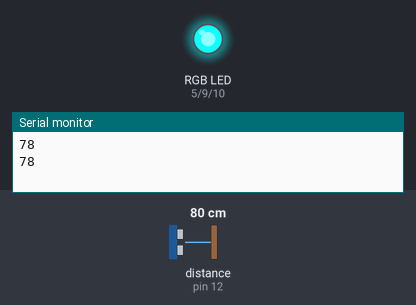
Recording of a sketch running on a simulated Arduino Uno, built with avr-gcc and run on an emulated ATmega328P. Parts: an RGB LED mixed from three pins (HIGH = lit), the last lines printed to the serial monitor. Wiring (inferred from the names in the program): ultrasonic range finder: trigger pin 13; echo pin 12. The inputs (shaded band) are chosen by the test bench; at power-on: distance to the obstacle (sensor on pin 12) 80 cm. The echo pulse lasts 58.3 µs per cm; pins used as bus, display or sensor lines are not drawn.

Above: at 1.8 s.
1.9 s: distance to the obstacle (sensor on pin 12) set to 75 cm
At 2.9 s:
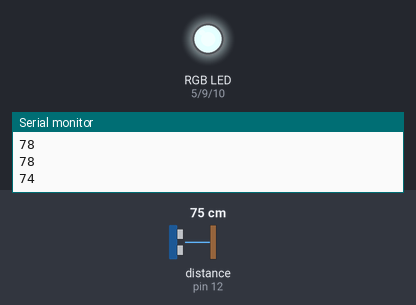
3.5 s: distance to the obstacle (sensor on pin 12) set to 9 cm
At 4.6 s:
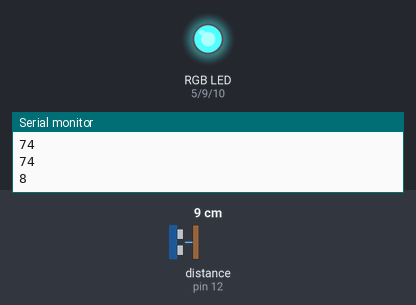
5.5 s: distance to the obstacle (sensor on pin 12) set to 18 cm
At 7.5 s:
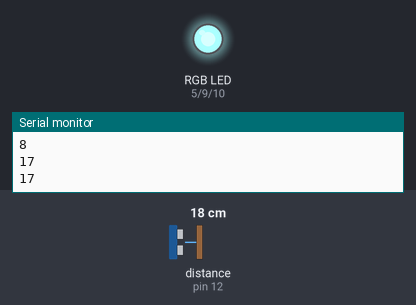
Timing chart, 0 to 9.0 s (numbered marks = the images above; inputs shaded):
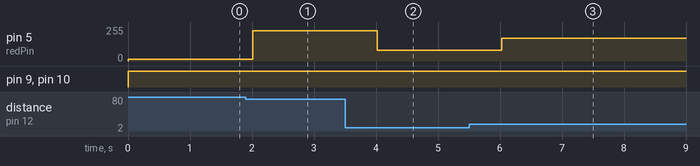

The sketch:

LAB_7_Ultrasonic_Sensor_Spec.2.ino
```cpp
#define trigPin 13
#define echoPin 12
//#define BUZZER 6
#define redPin 5
#define greenPin 9
#define bluePin 10

void setup() {
  Serial.begin (9600);

  pinMode(trigPin, OUTPUT);
  pinMode(echoPin, INPUT);
  pinMode(redPin, OUTPUT);
  pinMode(greenPin, OUTPUT);
  pinMode(bluePin, OUTPUT);
}

void loop() {
  long duration, distance;
//(1) : generate ultrasonic waveform
  digitalWrite(trigPin, LOW);
  delayMicroseconds(2);
  digitalWrite(trigPin, HIGH);
  delayMicroseconds(10);

  digitalWrite(trigPin, LOW);
  duration = pulseIn(echoPin, HIGH);
  distance = duration * 17 / 1000;

  set_color(distance, 255,255);
  Serial.println(distance);
  delay(1000);
}

void set_color(int red, int green, int blue)
{
  analogWrite(redPin, red*10);
  analogWrite(greenPin, 255);
  analogWrite(bluePin, 255);
}
```

Measured:
- the behaviour switches between 78 and 77 cm on distance to the obstacle (sensor on pin 12) (found by bisection; images 0 and 1)
- after the input at 1.9 s, pin 5 (redPin): 12/255 → 228/255 after 0.12 s
- after the input at 3.5 s, pin 5 (redPin): 228/255 → 80/255 after 0.52 s
- after the input at 5.5 s, pin 5 (redPin): 80/255 → 170/255 after 0.52 s
